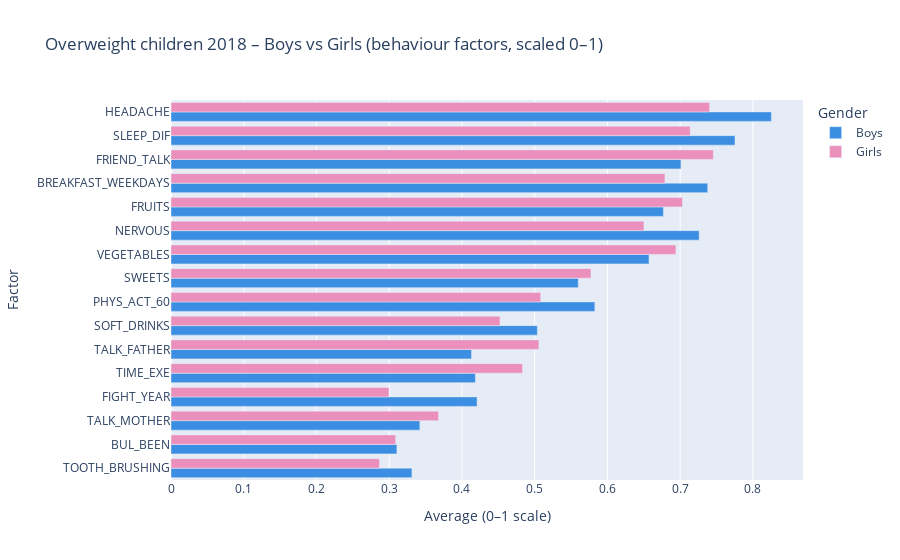

The cell this chart's notebook holds for it:
### Code cell
# ==========================================================
# GRAF 2 – Overweight děti 2018 – Boys vs Girls, faktory
# ==========================================================
df_2018 = df[(df["YEAR"] == 2018) & (df["OVERWEIGHT"] == 1)].copy()
df_2018 = normalize_factors(df_2018, behavior_factors, dict_scales)

df_2018_group = (
    df_2018.groupby("SEX", as_index=False)[behavior_factors]
           .mean()
)
df_2018_group["SEX_STRING"] = df_2018_group["SEX"].map(sex_map)

df_long2 = df_2018_group.melt(
    id_vars="SEX_STRING",
    value_vars=behavior_factors,
    var_name="FACTOR",
    value_name="VALUE"
)

# pořadí faktorů podle průměru
factor_order2 = (
    df_long2.groupby("FACTOR")["VALUE"]
            .mean()
            .sort_values(ascending=False)
            .index.tolist()
)

fig2 = px.bar(
    df_long2,
    x="VALUE",
    y="FACTOR",
    color="SEX_STRING",
    orientation="h",
    barmode="group",
    category_orders={"FACTOR": factor_order2,
                     "SEX_STRING": ["Boys", "Girls"]},
    color_discrete_map=colors_gender,
    title="Overweight children 2018 – Boys vs Girls (behaviour factors, scaled 0–1)",
)

fig2.update_layout(
    xaxis_title="Average (0–1 scale)",
    yaxis_title="Factor",
    legend_title="Gender",
)

fig2.show()

### Figure 1 — Plotly figure (JSON) as saved in the notebook; plotly's stock layout.template omitted (floating-point values rounded to 4 significant figures)
{"data": [{"alignmentgroup": "True", "hovertemplate": "SEX_STRING=Boys<br>VALUE=%{x}<br>FACTOR=%{y}<extra></extra>", "legendgroup": "Boys", "marker": {"color": "#3b8ee1", "pattern": {"shape": ""}}, "name": "Boys", "offsetgroup": "Boys", "orientation": "h", "showlegend": true, "textposition": "auto", "type": "bar", "x": [0.5599, 0.3312, 0.7378, 0.5036, 0.5827, 0.7261, 0.6769, 0.6572, 0.4132, 0.3421, 0.7011, 0.7754, 0.4184, 0.4208, 0.8254, 0.3105], "xaxis": "x", "y": ["SWEETS", "TOOTH_BRUSHING", "BREAKFAST_WEEKDAYS", "SOFT_DRINKS", "PHYS_ACT_60", "NERVOUS", "FRUITS", "VEGETABLES", "TALK_FATHER", "TALK_MOTHER", "FRIEND_TALK", "SLEEP_DIF", "TIME_EXE", "FIGHT_YEAR", "HEADACHE", "BUL_BEEN"], "yaxis": "y"}, {"alignmentgroup": "True", "hovertemplate": "SEX_STRING=Girls<br>VALUE=%{x}<br>FACTOR=%{y}<extra></extra>", "legendgroup": "Girls", "marker": {"color": "#eb8fbd", "pattern": {"shape": ""}}, "name": "Girls", "offsetgroup": "Girls", "orientation": "h", "showlegend": true, "textposition": "auto", "type": "bar", "x": [0.5774, 0.2866, 0.679, 0.4523, 0.5082, 0.6501, 0.7032, 0.6941, 0.5057, 0.3677, 0.7456, 0.7138, 0.4832, 0.2997, 0.7404, 0.3089], "xaxis": "x", "y": ["SWEETS", "TOOTH_BRUSHING", "BREAKFAST_WEEKDAYS", "SOFT_DRINKS", "PHYS_ACT_60", "NERVOUS", "FRUITS", "VEGETABLES", "TALK_FATHER", "TALK_MOTHER", "FRIEND_TALK", "SLEEP_DIF", "TIME_EXE", "FIGHT_YEAR", "HEADACHE", "BUL_BEEN"], "yaxis": "y"}], "layout": {"barmode": "group", "legend": {"title": {"text": "Gender"}, "tracegroupgap": 0}, "title": {"text": "Overweight children 2018 – Boys vs Girls (behaviour factors, scaled 0–1)"}, "xaxis": {"anchor": "y", "domain": [0, 1], "title": {"text": "Average (0–1 scale)"}}, "yaxis": {"anchor": "x", "categoryarray": ["TOOTH_BRUSHING", "BUL_BEEN", "TALK_MOTHER", "FIGHT_YEAR", "TIME_EXE", "TALK_FATHER", "SOFT_DRINKS", "PHYS_ACT_60", "SWEETS", "VEGETABLES", "NERVOUS", "FRUITS", "BREAKFAST_WEEKDAYS", "FRIEND_TALK", "SLEEP_DIF", "HEADACHE"], "categoryorder": "array", "domain": [0, 1], "title": {"text": "Factor"}}}}
